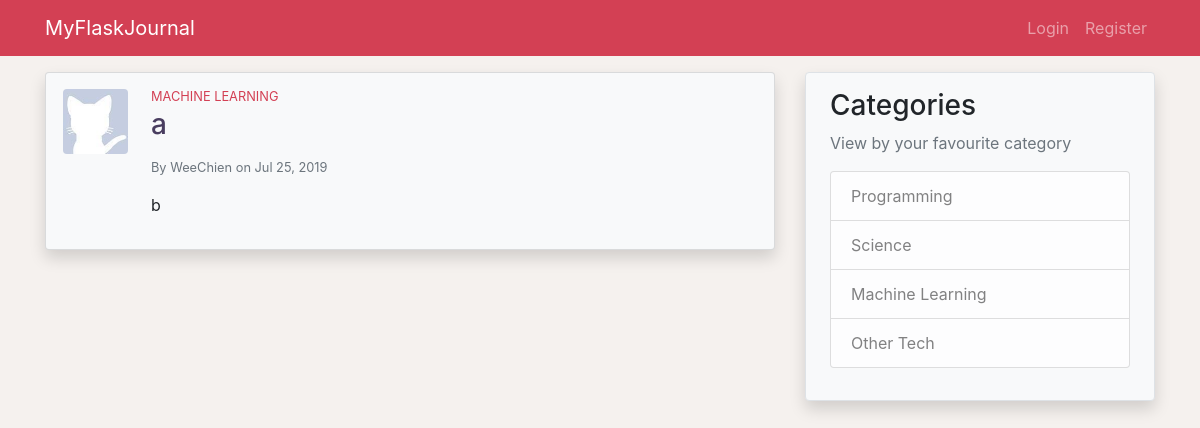
/post/6, run on an earlier commit of the app's database.
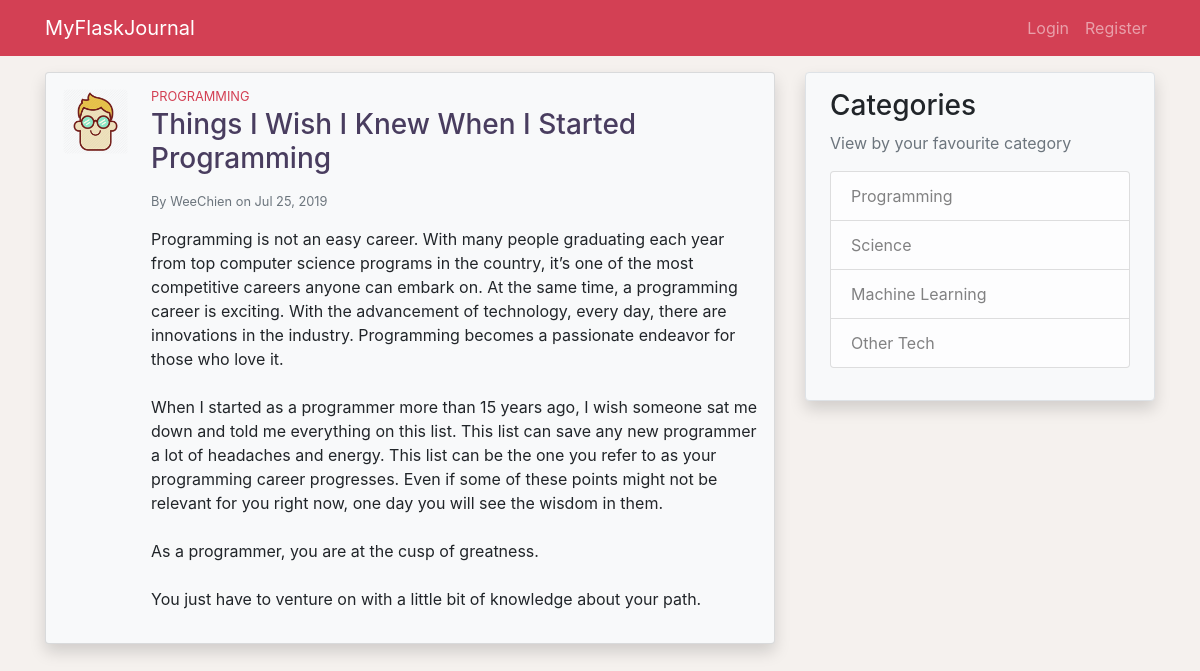
And on a later commit of the database.
### application/models.py (models this page shows, shortened)
class User(db.Model, UserMixin):
    id = db.Column(db.Integer, primary_key=True)
    username = db.Column(db.String(20), unique=True, nullable=False)
    email = db.Column(db.String(120), unique=True, nullable=False)
    image_file = db.Column(db.String(20), nullable=False,
                           default='default.jpg')
    password = db.Column(db.String(60), nullable=False)
    posts = db.relationship('Post', backref='author', lazy=True)

class Post(db.Model):
    id = db.Column(db.Integer, primary_key=True)
    title = db.Column(db.String(100), nullable=False)
    date_posted = db.Column(db.DateTime, nullable=False,
                            default=datetime.utcnow)
    content = db.Column(db.Text, nullable=False)
    category = db.Column(db.String(100), nullable=False)
    user_id = db.Column(db.Integer, db.ForeignKey('user.id'), nullable=False)

### application/posts/routes.py (the view)
@posts.route('/post/<int:post_id>')
def post(post_id):
    post = Post.query.get_or_404(post_id)
    return render_template('posts/post.html', title=post.title, post=post)

### application/templates/posts/post.html (shortened to what this page needs)
{% extends 'layout.html' %}
{% block content %}
        <div class="card mb-3 p-3 shadow bg-light">
            <div class="row">
                <div class="ml-3 mb-3 pr-2">
                    <img src="{{ url_for('static', filename='profile_pics/' + post.author.image_file) }}" class="post-img rounded mx-md-auto d-block">
                </div>
                <div class="col">
                    <h6 class="post-category mb-1 small">
                    </h6>
                    <h3 class="post-title mb-3">
                        <a class="clean-a" href="{{ url_for('posts.post', post_id=post.id) }}">{{ post.title }}</a>
                    </h3>
                    <div class="text-muted small mb-3">
                        By <a class="clean-a" href="{{ url_for('users.user_posts', username=post.author.username) }}">{{ post.author.username }}</a>
                        on {{ post.date_posted.strftime('%b %d, %Y')}}
                    </div>
                    <p class="post-content">{{ post.content }}</p>
                </div>
            </div>
        </div>
{% endblock %}

What changed in the data, as far as the page shows it:
changed User "WeeChien": image_file: picture added in place of a placeholder
changed Post: category "MACHINE LEARNING" → "PROGRAMMING"; title "a" → "Things I Wish I Knew When I Started Programming"; content "b" → "Programming is not an easy career. With many people graduating each year from top computer science programs in the country, it’s one of the most competitive careers anyone can embark on. At the same time, a programming career is exciting. With the advancement of technology, every day, there are innovations in the industry. Programming becomes a passionate endeavor for those who love it. When I started as a programmer more than 15 years ago, I wish someone sat me down and told me everything on this list. This list can save any new programmer a lot of headaches and energy. This list can be the one you refer to as your programming career progresses. Even if some of these points might not be…"
